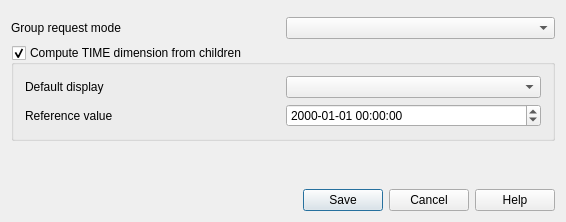
<?xml version="1.0" encoding="UTF-8"?>
<ui version="4.0">
 <class>QgsGroupWMSDataDialogBase</class>
 <widget class="QDialog" name="QgsGroupWMSDataDialogBase">
  <property name="windowModality">
   <enum>Qt::WindowModality::WindowModal</enum>
  </property>
  <property name="geometry">
   <rect>
    <x>0</x>
    <y>0</y>
    <width>566</width>
    <height>222</height>
   </rect>
  </property>
  <property name="windowTitle">
   <string>Set Group WMS Properties</string>
  </property>
  <property name="windowIcon">
   <iconset>
    <normaloff>../../../../../../.designer/backup</normaloff>../../../../../../.designer/backup</iconset>
  </property>
  <layout class="QVBoxLayout" name="verticalLayout">
   <item>
    <widget class="QgsScrollArea" name="scrollArea">
     <property name="frameShape">
      <enum>QFrame::Shape::NoFrame</enum>
     </property>
     <property name="widgetResizable">
      <bool>true</bool>
     </property>
     <widget class="QWidget" name="scrollAreaWidgetContents">
      <property name="geometry">
       <rect>
        <x>0</x>
        <y>0</y>
        <width>533</width>
        <height>176</height>
       </rect>
      </property>
      <layout class="QVBoxLayout" name="verticalLayout_2">
       <property name="leftMargin">
        <number>0</number>
       </property>
       <property name="topMargin">
        <number>0</number>
       </property>
       <property name="rightMargin">
        <number>0</number>
       </property>
       <property name="bottomMargin">
        <number>0</number>
       </property>
       <item>
        <widget class="QgsMapLayerServerPropertiesWidget" name="mMapLayerServerPropertiesWidget" native="true"/>
       </item>
       <item>
        <layout class="QHBoxLayout" name="group_request_layout">
         <item>
          <widget class="QLabel" name="label">
           <property name="text">
            <string>Group request mode</string>
           </property>
          </widget>
         </item>
         <item>
          <widget class="QComboBox" name="mGroupRequestModeCombo">
           <property name="toolTip">
            <string>&lt;html&gt;&lt;head/&gt;&lt;body&gt;&lt;p&gt;An &lt;span style=&quot; font-weight:700;&quot;&gt;opaque&lt;/span&gt; layer group behaves like a single layer. It can be requested, but its children cannot. Still the children are rendered in GetMap, GetFeatureInfo, etc. when requesting the opaque layer group.&lt;/p&gt;&lt;/body&gt;&lt;/html&gt;</string>
           </property>
          </widget>
         </item>
        </layout>
       </item>
       <item>
        <widget class="QgsCollapsibleGroupBox" name="mComputeTimeDimension">
         <property name="toolTip">
          <string>When a GetCapabilities request is sent, QGIS server will return a TIME dimension computed as an union of all time dimension of its children recursively</string>
         </property>
         <property name="title">
          <string>Compute TIME dimension from children</string>
         </property>
         <property name="checkable">
          <bool>true</bool>
         </property>
         <layout class="QGridLayout" name="gridLayout">
          <item row="1" column="0">
           <widget class="QLabel" name="mReferenceValueLabel">
            <property name="text">
             <string>Reference value</string>
            </property>
           </widget>
          </item>
          <item row="0" column="2">
           <widget class="QComboBox" name="mDefaultDisplayComboBox">
            <property name="toolTip">
             <string>&lt;html&gt;&lt;head/&gt;&lt;body&gt;&lt;p&gt;TIME dimension default value on GetMap request. If &amp;quot;All Values&amp;quot; is selected, no filtering is applied, all group children layers are rendered. Any other item selected would filter the rendering on a given time dimension value (minimum or maximum children layers date time , or a reference value)&lt;/p&gt;&lt;/body&gt;&lt;/html&gt;</string>
            </property>
           </widget>
          </item>
          <item row="0" column="0">
           <widget class="QLabel" name="mDefaultDisplayLabel">
            <property name="text">
             <string>Default display</string>
            </property>
           </widget>
          </item>
          <item row="1" column="2">
           <widget class="QgsDateTimeEdit" name="mReferenceValueDateTimeEdit">
            <property name="toolTip">
             <string>&lt;html&gt;&lt;head/&gt;&lt;body&gt;&lt;p&gt;Use only when default display is set to &amp;quot;Reference Value&amp;quot;.&lt;/p&gt;&lt;/body&gt;&lt;/html&gt;</string>
            </property>
            <property name="displayFormat">
             <string>yyyy-MM-dd HH:mm:ss</string>
            </property>
            <property name="timeSpec">
             <enum>Qt::TimeSpec::UTC</enum>
            </property>
           </widget>
          </item>
         </layout>
        </widget>
       </item>
       <item>
        <spacer name="verticalSpacer">
         <property name="orientation">
          <enum>Qt::Orientation::Vertical</enum>
         </property>
         <property name="sizeHint" stdset="0">
          <size>
           <width>20</width>
           <height>40</height>
          </size>
         </property>
        </spacer>
       </item>
      </layout>
     </widget>
    </widget>
   </item>
   <item>
    <widget class="QDialogButtonBox" name="buttonBox">
     <property name="standardButtons">
      <set>QDialogButtonBox::StandardButton::Cancel|QDialogButtonBox::StandardButton::Help|QDialogButtonBox::StandardButton::Save</set>
     </property>
    </widget>
   </item>
  </layout>
 </widget>
 <layoutdefault spacing="6" margin="11"/>
 <customwidgets>
  <customwidget>
   <class>QgsScrollArea</class>
   <extends>QScrollArea</extends>
   <header>qgsscrollarea.h</header>
   <container>1</container>
  </customwidget>
  <customwidget>
   <class>QgsMapLayerServerPropertiesWidget</class>
   <extends>QWidget</extends>
   <header>qgsmaplayerserverpropertieswidget.h</header>
   <container>1</container>
  </customwidget>
  <customwidget>
   <class>QgsCollapsibleGroupBox</class>
   <extends>QGroupBox</extends>
   <header>qgscollapsiblegroupbox.h</header>
   <container>1</container>
  </customwidget>
  <customwidget>
   <class>QgsDateTimeEdit</class>
   <extends>QDateTimeEdit</extends>
   <header>qgsdatetimeedit.h</header>
  </customwidget>
 </customwidgets>
 <tabstops>
  <tabstop>buttonBox</tabstop>
 </tabstops>
 <resources/>
 <connections/>
</ui>
